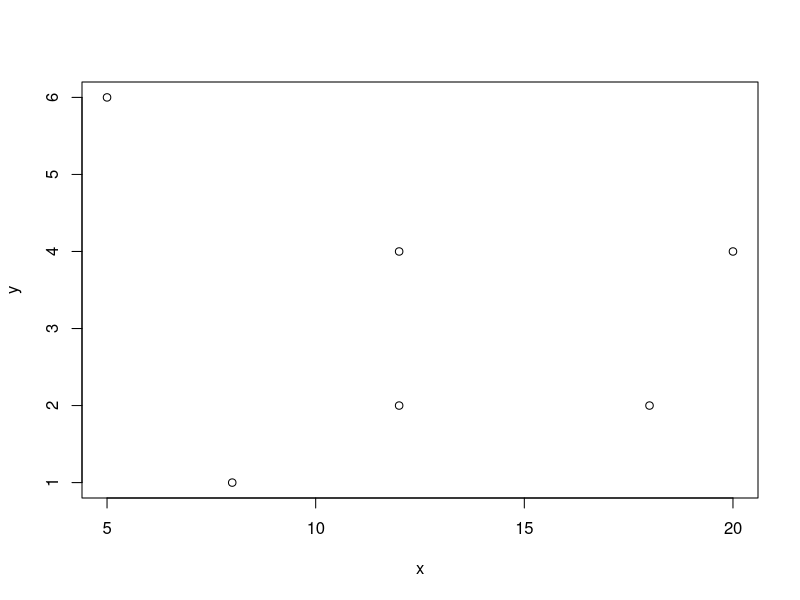
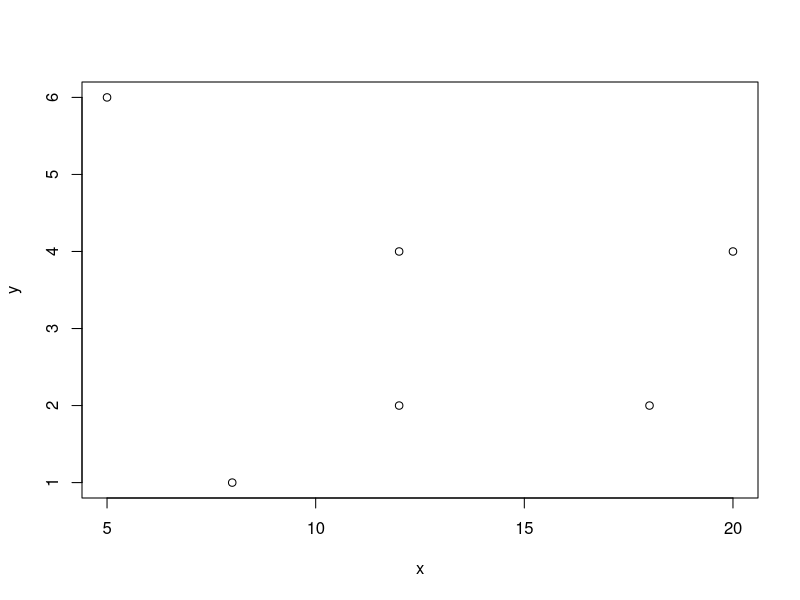
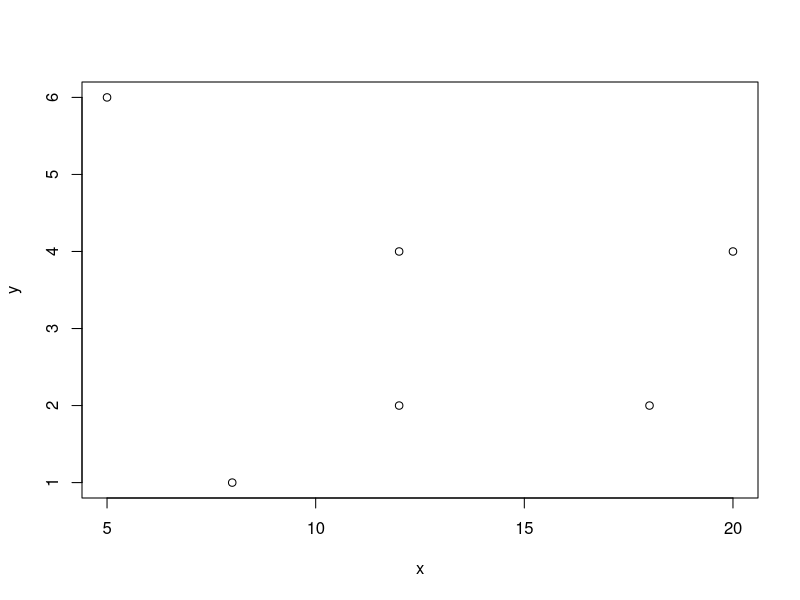
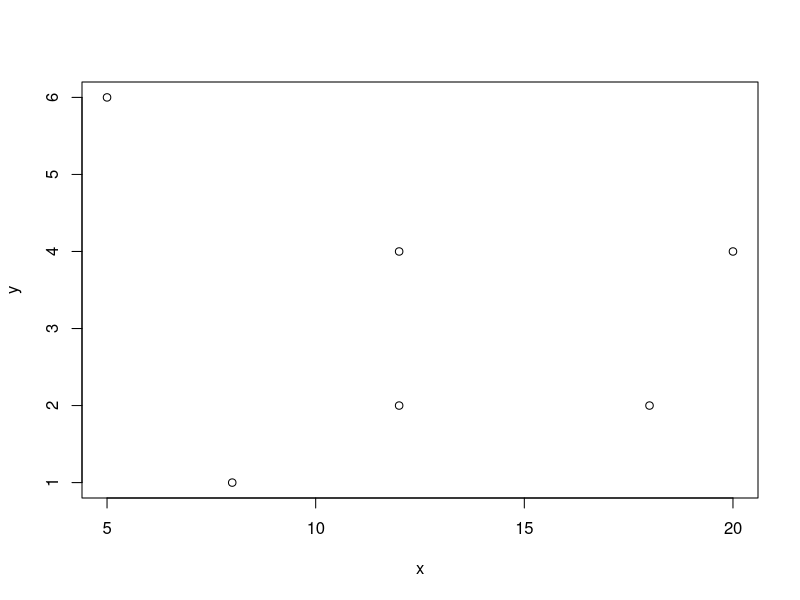
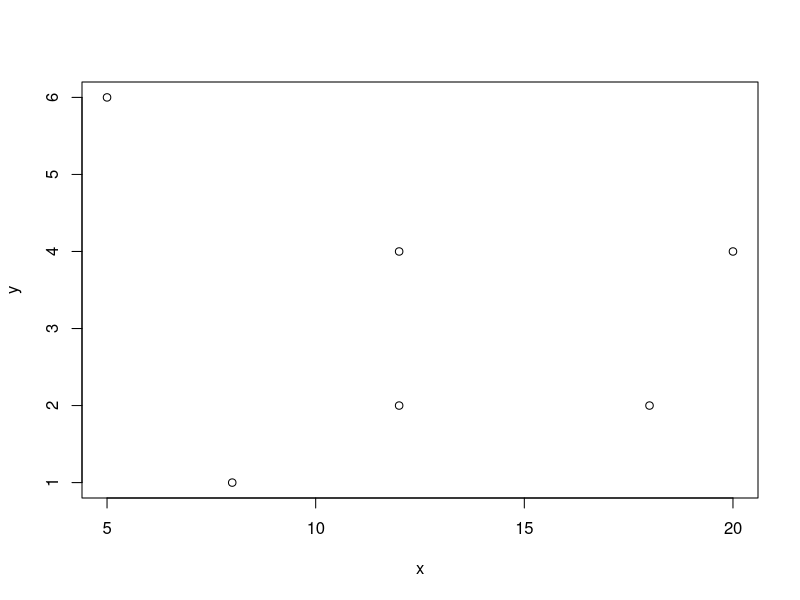
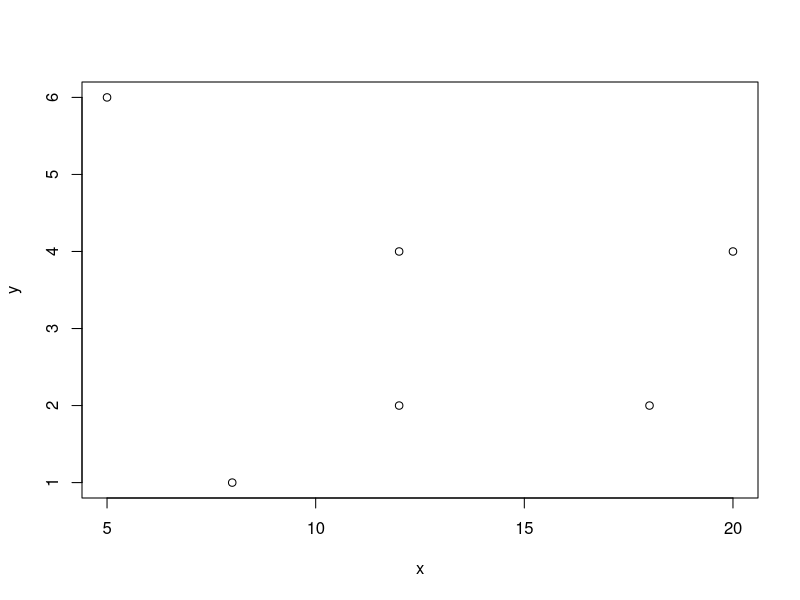

Recreate these plots in R, in order.
## ---- chunk 1
x <- c(8, 12, 12, 5, 18, 20)
y <- c(1, 2, 4, 6, 2, 4)

plot(x,y)
## ---- chunk 2
#| echo: false
x <- c(8, 12, 12, 5, 18, 20)
y <- c(1, 2, 4, 6, 2, 4)

plot(x,y)
## ---- chunk 3
#| code-fold: true
#| code-summary: "Show the code"

x <- c(8, 12, 12, 5, 18, 20)
y <- c(1, 2, 4, 6, 2, 4)

plot(x,y)
## ---- chunk 4
#| eval: true
#| echo: false
x <- c(8, 12, 12, 5, 18, 20)
y <- c(1, 2, 4, 6, 2, 4)

plot(x,y)
## ---- chunk 5
#| eval: true
#| echo: false
#| fig-align: right

x <- c(8, 12, 12, 5, 18, 20)
y <- c(1, 2, 4, 6, 2, 4)

plot(x,y)
## ---- chunk 6
#| label: fig-plot1
#| eval: true
#| echo: false
x <- c(8, 12, 12, 5, 18, 20)
y <- c(1, 2, 4, 6, 2, 4)

plot(x,y)
